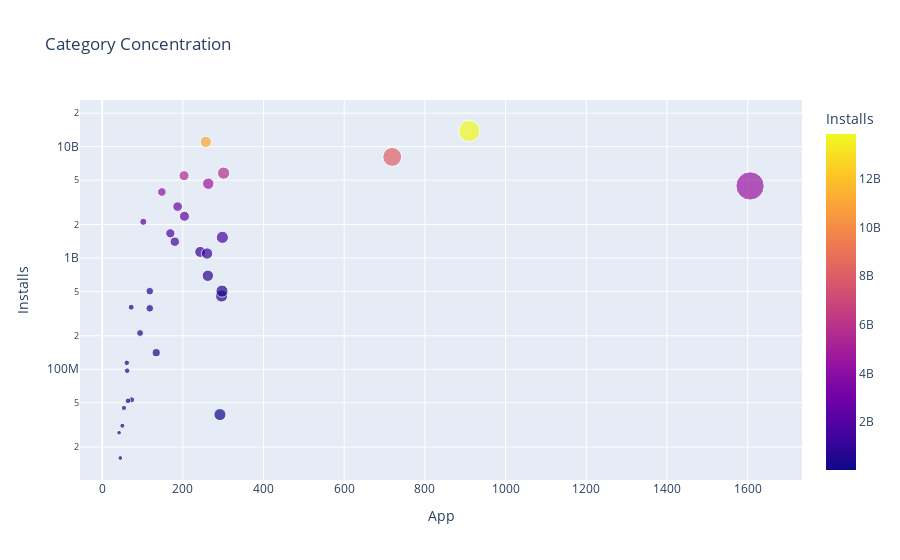

Notebook code for this chart:
### Markdown cell above
### Category Concentration - Downloads vs. Competition

**Challenge**: 
* First, create a DataFrame that has the number of apps in one column and the number of installs in another:

<img src=https://imgur.com/uQRSlXi.png width="350">

* Then use the [plotly express examples from the documentation](https://plotly.com/python/line-and-scatter/) alongside the [.scatter() API reference](https://plotly.com/python-api-reference/generated/plotly.express.scatter.html)to create scatter plot that looks like this. 

<img src=https://imgur.com/cHsqh6a.png>

*Hint*: Use the size, hover_name and color parameters in .scatter(). To scale the yaxis, call .update_layout() and specify that the yaxis should be on a log-scale like so: yaxis=dict(type='log')

### Code cell
cat_num = df_apps_clean.groupby("Category").agg({'App':pd.Series.count})
cat_merged = pd.merge(cat_num,category_installs, on='Category')
cat_merged.sort_values('Installs',ascending=False)

scatter = px.scatter(cat_merged, x='App',y='Installs',title='Category Concentration',hover_name=cat_merged.index, color='Installs',size='App')
scatter.update_layout(yaxis =dict(type='log'))
scatter.show()

### Figure 1 — Plotly figure (JSON) as saved in the notebook; plotly's stock layout.template omitted (floating-point values rounded to 4 significant figures)
{"data": [{"hovertemplate": "<b>%{hovertext}</b><br><br>App=%{marker.size}<br>Installs=%{marker.color}<extra></extra>", "hovertext": ["ART_AND_DESIGN", "AUTO_AND_VEHICLES", "BEAUTY", "BOOKS_AND_REFERENCE", "BUSINESS", "COMICS", "COMMUNICATION", "DATING", "EDUCATION", "ENTERTAINMENT", "EVENTS", "FAMILY", "FINANCE", "FOOD_AND_DRINK", "GAME", "HEALTH_AND_FITNESS", "HOUSE_AND_HOME", "LIBRARIES_AND_DEMO", "LIFESTYLE", "MAPS_AND_NAVIGATION", "MEDICAL", "NEWS_AND_MAGAZINES", "PARENTING", "PERSONALIZATION", "PHOTOGRAPHY", "PRODUCTIVITY", "SHOPPING", "SOCIAL", "SPORTS", "TOOLS", "TRAVEL_AND_LOCAL", "VIDEO_PLAYERS", "WEATHER"], "legendgroup": "", "marker": {"color": [114233100, 53129800, 26916200, 1665791655, 692018120, 44931100, 11039241530, 140912410, 352852000, 2113660000, 15949410, 4437554490, 455249400, 211677750, 13858762717, 1134006220, 97082000, 52083000, 503611120, 503267560, 39162676, 2369110650, 31116110, 1532352930, 4649143130, 5788070180, 1400331540, 5487841475, 1096431465, 8099724500, 2894859300, 3916897200, 361096500], "coloraxis": "coloraxis", "size": [61, 73, 42, 169, 262, 54, 257, 134, 118, 102, 45, 1606, 296, 94, 910, 243, 62, 64, 297, 118, 292, 204, 50, 298, 263, 301, 180, 203, 260, 719, 187, 148, 72], "sizemode": "area", "sizeref": 4.015, "symbol": "circle"}, "mode": "markers", "name": "", "orientation": "v", "showlegend": false, "type": "scatter", "x": [61, 73, 42, 169, 262, 54, 257, 134, 118, 102, 45, 1606, 296, 94, 910, 243, 62, 64, 297, 118, 292, 204, 50, 298, 263, 301, 180, 203, 260, 719, 187, 148, 72], "xaxis": "x", "y": [114233100, 53129800, 26916200, 1665791655, 692018120, 44931100, 11039241530, 140912410, 352852000, 2113660000, 15949410, 4437554490, 455249400, 211677750, 13858762717, 1134006220, 97082000, 52083000, 503611120, 503267560, 39162676, 2369110650, 31116110, 1532352930, 4649143130, 5788070180, 1400331540, 5487841475, 1096431465, 8099724500, 2894859300, 3916897200, 361096500], "yaxis": "y"}], "layout": {"coloraxis": {"colorbar": {"title": {"text": "Installs"}}, "colorscale": [[0, "#0d0887"], [0.1111, "#46039f"], [0.2222, "#7201a8"], [0.3333, "#9c179e"], [0.4444, "#bd3786"], [0.5556, "#d8576b"], [0.6667, "#ed7953"], [0.7778, "#fb9f3a"], [0.8889, "#fdca26"], [1, "#f0f921"]]}, "legend": {"itemsizing": "constant", "tracegroupgap": 0}, "title": {"text": "Category Concentration"}, "xaxis": {"anchor": "y", "domain": [0, 1], "title": {"text": "App"}}, "yaxis": {"anchor": "x", "domain": [0, 1], "title": {"text": "Installs"}, "type": "log"}}}
